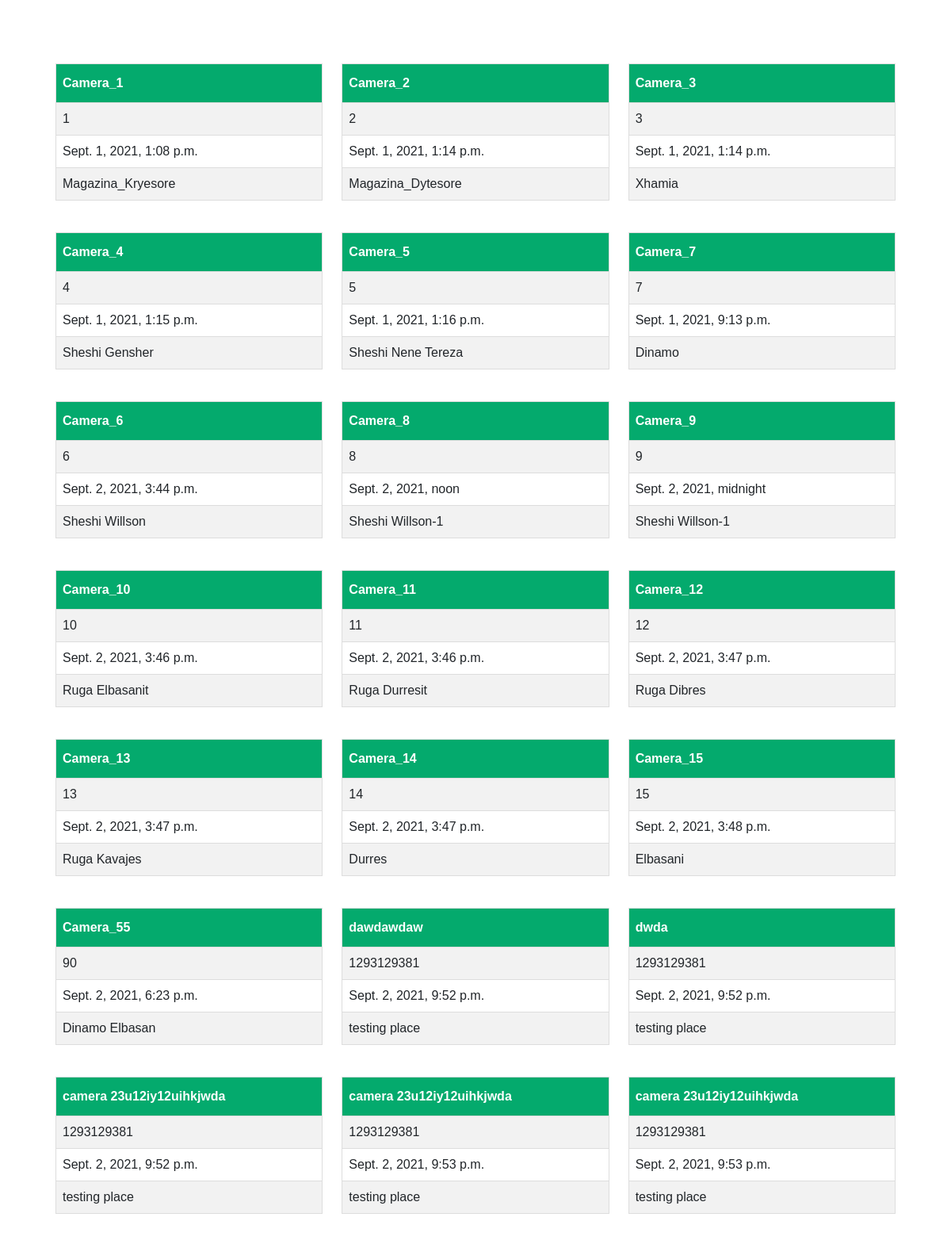
The page / (upper part) on the database its author committed.
### camera_api_app/models.py (models this page shows, shortened)
class Camera(models.Model):
    series = models.IntegerField()
    name = models.CharField(max_length=30)
    date = models.DateTimeField(default=datetime.now)
    place = models.CharField(max_length=30)

### camera_api_app/views.py (the view, shortened to what this page needs)
# urls.py: path('', views.index, name='index.html'),
def index(request):
    all_Data = Camera.objects.all()
    return render(request, "index.html", {'data' : all_Data})

### templates/index.html (shortened to what this page needs)
<!DOCTYPE html>
{% load static %}
<html lang="en">
<head>
    <link href="https://cdn.jsdelivr.net/npm/bootstrap@5.0.2/dist/css/bootstrap.min.css" rel="stylesheet"
>
    <link href="{% static 'css/style.css' %}" rel="stylesheet">
</head>
<body>
<div class="container">
    <div class="row">
        {% for data_camera in data %}
        <div class="col-sm-4">
            <table id="customers">
                <tr>
                    <th>{{ data_camera.name }}</th>
                </tr>
                <tr>
                    <td>{{ data_camera.series }}</td>
                </tr>
                <tr>
                    <td>{{ data_camera.date }}</td>
                </tr>
                <tr>
                    <td>{{ data_camera.place }}</td>
                </tr>
            </table>
        </div>
        {% endfor %}
    </div>
</div>
</body>
</html>

### static/css/style.css (style rules this page uses)
.container { padding: 40px 40px; }
#customers { font-family: Arial, Helvetica, sans-serif; border-collapse: collapse; width: 100%; margin-top: 40px; }
#customers td, #customers th { border: 1px solid #ddd; padding: 8px; }
#customers tr:nth-child(even) { background-color: #f2f2f2; }
#customers th { padding-top: 12px; padding-bottom: 12px; text-align: left; background-color: #04AA6D; color: white; }

### rows shown on the page
Camera: name "Camera_1", series "1", date "Sept. 1, 2021, 1:08 p.m.", place "Magazina_Kryesore"
Camera: name "Camera_2", series "2", date "Sept. 1, 2021, 1:14 p.m.", place "Magazina_Dytesore"
Camera: name "Camera_3", series "3", date "Sept. 1, 2021, 1:14 p.m.", place "Xhamia"
Camera: name "Camera_4", series "4", date "Sept. 1, 2021, 1:15 p.m.", place "Sheshi Gensher"
Camera: name "Camera_5", series "5", date "Sept. 1, 2021, 1:16 p.m.", place "Sheshi Nene Tereza"
Camera: name "Camera_7", series "7", date "Sept. 1, 2021, 9:13 p.m.", place "Dinamo"
Camera: name "Camera_6", series "6", date "Sept. 2, 2021, 3:44 p.m.", place "Sheshi Willson"
Camera: name "Camera_8", series "8", date "Sept. 2, 2021, noon", place "Sheshi Willson-1"
Camera: name "Camera_9", series "9", date "Sept. 2, 2021, midnight", place "Sheshi Willson-1"
Camera: name "Camera_10", series "10", date "Sept. 2, 2021, 3:46 p.m.", place "Ruga Elbasanit"
Camera: name "Camera_11", series "11", date "Sept. 2, 2021, 3:46 p.m.", place "Ruga Durresit"
Camera: name "Camera_12", series "12", date "Sept. 2, 2021, 3:47 p.m.", place "Ruga Dibres"
Camera: name "Camera_13", series "13", date "Sept. 2, 2021, 3:47 p.m.", place "Ruga Kavajes"
Camera: name "Camera_14", series "14", date "Sept. 2, 2021, 3:47 p.m.", place "Durres"
Camera: name "Camera_15", series "15", date "Sept. 2, 2021, 3:48 p.m.", place "Elbasani"
Camera: name "Camera_55", series "90", date "Sept. 2, 2021, 6:23 p.m.", place "Dinamo Elbasan"
Camera: name "dawdawdaw", series "1293129381", date "Sept. 2, 2021, 9:52 p.m.", place "testing place"
Camera: name "dwda", series "1293129381", date "Sept. 2, 2021, 9:52 p.m.", place "testing place"
Camera: name "camera 23u12iy12uihkjwda", series "1293129381", date "Sept. 2, 2021, 9:52 p.m.", place "testing place"
Camera: name "camera 23u12iy12uihkjwda", series "1293129381", date "Sept. 2, 2021, 9:53 p.m.", place "testing place"
Camera: name "camera 23u12iy12uihkjwda", series "1293129381", date "Sept. 2, 2021, 9:53 p.m.", place "testing place"
